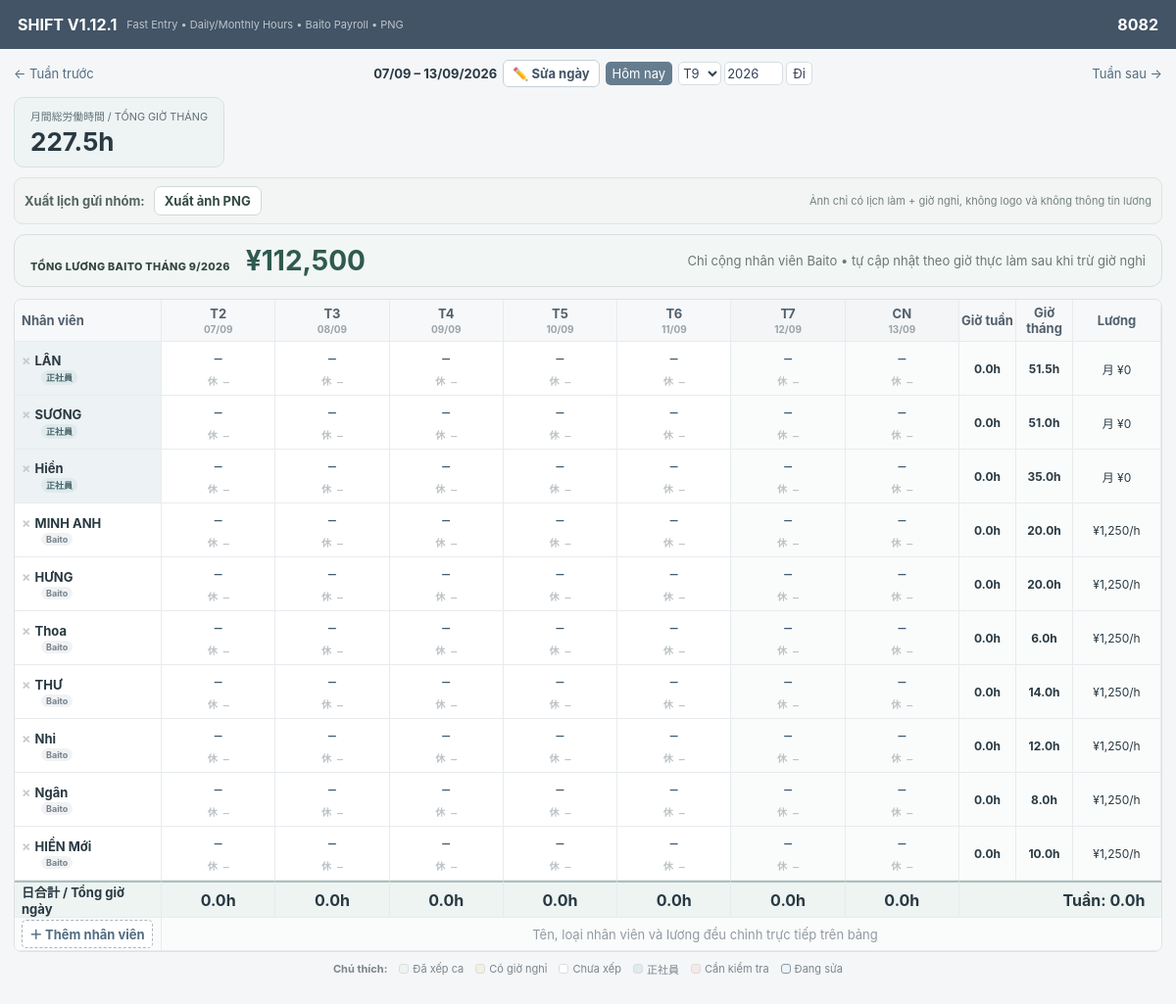
Page /?week=2026-09-07 on the committed database.
### tables this page shows
CREATE TABLE staff(id INTEGER PRIMARY KEY,name TEXT NOT NULL,active INTEGER DEFAULT 1,staff_type TEXT DEFAULT 'baito',pay_type TEXT DEFAULT 'hourly',hourly_rate INTEGER DEFAULT 1250,monthly_salary INTEGER DEFAULT 0,sort_order INTEGER DEFAULT 0);

### app.py (the view)
@app.route('/')
def index():
 m=monday(request.args.get('week'));days=[m+timedelta(days=i) for i in range(7)];c=db();staff=c.execute('select * from staff where active=1 order by sort_order,id').fetchall();rows=c.execute('select * from shifts where work_date between ? and ?',(str(days[0]),str(days[-1]))).fetchall();# Monthly totals for the month containing the week start.
 month_start=m.replace(day=1)
 if m.month==12: month_end=date(m.year+1,1,1)-timedelta(days=1)
 else: month_end=date(m.year,m.month+1,1)-timedelta(days=1)
 month_rows=c.execute('select * from shifts where work_date between ? and ?',(str(month_start),str(month_end))).fetchall()
 c.close();sm={(r['staff_id'],r['work_date']):r for r in rows}
 totals={s['id']:sum(hours(sm.get((s['id'],str(d)))) for d in days) for s in staff}
 monthly_totals={s['id']:sum(hours(r) for r in month_rows if r['staff_id']==s['id']) for s in staff}
 pay={s['id']:(round(monthly_totals[s['id']]*(s['hourly_rate'] or 0)) if s['pay_type']=='hourly' else (s['monthly_salary'] or 0)) for s in staff}
 baito_monthly_pay=sum(round(monthly_totals[s['id']]*(s['hourly_rate'] or 0)) for s in staff if s['staff_type']=='baito')
 daily_totals={str(d):sum(hours(sm.get((s['id'],str(d)))) for s in staff) for d in days}
 monthly_all_hours=sum(monthly_totals.values())
 return render_template('index.html',staff=staff,days=days,sm=sm,totals=totals,monthly_totals=monthly_totals,pay=pay,baito_monthly_pay=baito_monthly_pay,daily_totals=daily_totals,monthly_all_hours=monthly_all_hours,prev=m-timedelta(days=7),nxt=m+timedelta(days=7),current_month=m.month,current_year=m.year)

### app.py (called while the page is built)
def db():
 c=sqlite3.connect(DB); c.row_factory=sqlite3.Row; return c

def monday(s=None):
 d=datetime.strptime(s,'%Y-%m-%d').date() if s else date.today();return d-timedelta(days=d.weekday())

def hdiff(a,b):
 if not a or not b:return 0
 x=datetime.strptime(a,'%H:%M');y=datetime.strptime(b,'%H:%M');return max(0,(y-x).seconds/3600)

def hours(r):
 if not r:return 0
 br=hdiff(r['break_start'],r['break_end']) if r['break_start'] and r['break_end'] else 0
 return max(0,hdiff(r['start'],r['end'])-br)

### templates/index.html (shortened to what this page needs)
<!doctype html><html lang="vi"><head><meta charset="utf-8"><meta name="viewport" content="width=device-width,initial-scale=1"><title>SHIFT V1.12.1 Export Fix</title><link rel="stylesheet" href="/static/style.css"></head><body>
<header><div><b>SHIFT V1.12.1</b><span>Fast Entry • Daily/Monthly Hours • Baito Payroll • PNG</span></div><b>8082</b></header><main>
<div class="toolbar"><a href="/?week={{prev}}">← Tuần trước</a><div class="date-tools"><strong>{{days[0].strftime('%d/%m')}} – {{days[-1].strftime('%d/%m/%Y')}}</strong><button type="button" id="changeWeekBtn" class="change-week-btn">✏️ Sửa ngày</button><a class="today" href="/">Hôm nay</a><form id="jumpForm"><select id="jumpMonth">{% for m in range(1,13) %}<option value="{{m}}" {% if m==current_month %}selected{% endif %}>T{{m}}</option>{% endfor %}</select><input id="jumpYear" type="number" value="{{current_year}}"><button>Đi</button></form></div><a href="/?week={{nxt}}">Tuần sau →</a></div>
<div class="month-kpis"><div><small>月間総労働時間 / TỔNG GIỜ THÁNG</small><strong>{{'%.1f'|format(monthly_all_hours)}}h</strong></div></div><div class="exportbar"><b>Xuất lịch gửi nhóm:</b><a href="#" id="exportPng">Xuất ảnh PNG</a><span>Ảnh chỉ có lịch làm + giờ nghỉ, không logo và không thông tin lương</span></div><div class="payroll-summary"><div><small>TỔNG LƯƠNG BAITO THÁNG {{current_month}}/{{current_year}}</small><strong>¥{{'{:,}'.format(baito_monthly_pay)}}</strong></div><span>Chỉ cộng nhân viên Baito • tự cập nhật theo giờ thực làm sau khi trừ giờ nghỉ</span></div><div class="tablewrap"><table><thead><tr><th>Nhân viên</th>{% for d in days %}<th class="{% if loop.index0>=5 %}weekend{% endif %}">{{['T2','T3','T4','T5','T6','T7','CN'][loop.index0]}}<small>{{d.strftime('%d/%m')}}</small></th>{% endfor %}<th class="sumcol">Giờ tuần</th><th class="sumcol">Giờ tháng</th><th class="ratecol">Lương</th><th class="paycol">Dự kiến</th></tr></thead><tbody>
{% for s in staff %}<tr class="staff-row" data-staff-id="{{s.id}}"><th class="staff {% if s.staff_type=='fulltime' %}fulltime-staff{% endif %}"><button class="del" data-id="{{s.id}}">×</button><span class="staffname" draggable="true" title="Giữ tên và kéo để đổi vị trí" data-id="{{s.id}}">{{s.name}}</span><button class="badge staffedit" data-id="{{s.id}}" data-type="{{s.staff_type}}" data-paytype="{{s.pay_type}}" data-hourly="{{s.hourly_rate}}" data-monthly="{{s.monthly_salary}}">{{'正社員' if s.staff_type=='fulltime' else 'Baito'}}</button></th>{% for d in days %}{% set r=sm.get((s.id,d|string)) %}<td class="shift {% if r %}has-shift{% endif %} {% if loop.index0>=5 %}weekend-cell{% endif %}" data-id="{{s.id}}" data-date="{{d}}" data-start="{{r.start if r else ''}}" data-end="{{r.end if r else ''}}" data-bs="{{r.break_start if r and r.break_start else ''}}" data-be="{{r.break_end if r and r.break_end else ''}}"><div class="work">{{(r.start ~ '–' ~ r.end) if r else '—'}}</div>{% if r and r.break_start and r.break_end %}<div class="break">休 {{r.break_start}}–{{r.break_end}}</div>{% else %}<div class="break empty">休 —</div>{% endif %}</td>{% endfor %}<td class="total"><b>{{'%.1f'|format(totals[s.id])}}h</b></td><td class="total monthly"><b>{{'%.1f'|format(monthly_totals[s.id])}}h</b></td><td class="rate">{% if s.pay_type=='hourly' %}¥{{'{:,}'.format(s.hourly_rate or 0)}}/h{% else %}月 ¥{{'{:,}'.format(s.monthly_salary or 0)}}{% endif %}</td><td class="pay"><b>¥{{'{:,}'.format(pay[s.id])}}</b></td></tr>{% endfor %}
<tr class="daily-total-row"><th>日合計 / Tổng giờ ngày</th>{% for d in days %}<td><b>{{'%.1f'|format(daily_totals[d|string])}}h</b></td>{% endfor %}<td colspan="4"><b>Tuần: {{'%.1f'|format(daily_totals.values()|sum)}}h</b></td></tr><tr class="addrow"><th><button id="addStaff">＋ Thêm nhân viên</button></th><td colspan="11">Tên, loại nhân viên và lương đều chỉnh trực tiếp trên bảng</td></tr></tbody></table></div>
<div class="legend"><b>Chú thích:</b><span><i class="lg green"></i>Đã xếp ca</span><span><i class="lg orange"></i>Có giờ nghỉ</span><span><i class="lg gray"></i>Chưa xếp</span><span><i class="lg ft"></i>正社員</span><span><i class="lg red"></i>Cần kiểm tra</span><span><i class="lg blue"></i>Đang sửa</span></div><div id="status"></div></main>
</body></html>

### rows in the picture
staff: name "LÂN", staff_type "正社員", start "—" "—" "—" "—" "—" "—" "—", totals "0.0", monthly_totals "51.5", monthly_salary "0"
staff: name "SƯƠNG", staff_type "正社員", start "—" "—" "—" "—" "—" "—" "—", totals "0.0", monthly_totals "51.0", monthly_salary "0"
staff: name "Hiền", staff_type "正社員", start "—" "—" "—" "—" "—" "—" "—", totals "0.0", monthly_totals "35.0", monthly_salary "0"
staff: name "MINH ANH", staff_type "Baito", start "—" "—" "—" "—" "—" "—" "—", totals "0.0", monthly_totals "20.0", hourly_rate "1,250"
staff: name "HƯNG", staff_type "Baito", start "—" "—" "—" "—" "—" "—" "—", totals "0.0", monthly_totals "20.0", hourly_rate "1,250"
staff: name "Thoa", staff_type "Baito", start "—" "—" "—" "—" "—" "—" "—", totals "0.0", monthly_totals "6.0", hourly_rate "1,250"
staff: name "THƯ", staff_type "Baito", start "—" "—" "—" "—" "—" "—" "—", totals "0.0", monthly_totals "14.0", hourly_rate "1,250"
staff: name "Nhi", staff_type "Baito", start "—" "—" "—" "—" "—" "—" "—", totals "0.0", monthly_totals "12.0", hourly_rate "1,250"
staff: name "Ngân", staff_type "Baito", start "—" "—" "—" "—" "—" "—" "—", totals "0.0", monthly_totals "8.0", hourly_rate "1,250"
staff: name "HIỀN Mới", staff_type "Baito", start "—" "—" "—" "—" "—" "—" "—", totals "0.0", monthly_totals "10.0", hourly_rate "1,250"

### other values in the picture
{{ days[0].strftime('%d/%m') }} "07/09"
{{ days[-1].strftime('%d/%m/%Y') }} "13/09/2026"
{{ '%.1f'|format(monthly_all_hours) }} "227.5"
{{ current_month }} "9"
{{ current_year }} "2026"
{{ '{:,}'.format(baito_monthly_pay) }} "112,500"
{{ ['T2','T3','T4','T5','T6','T7','CN'][loop.index0] }} "T2" "T3" "T4" "T5" "T6" "T7" "CN"
{{ d.strftime('%d/%m') }} "07/09" "08/09" "09/09" "10/09" "11/09" "12/09" "13/09"
{{ '%.1f'|format(daily_totals[d|string]) }} "0.0" "0.0" "0.0" "0.0" "0.0" "0.0" "0.0"
{{ '%.1f'|format(daily_totals.values()|sum) }} "0.0"
